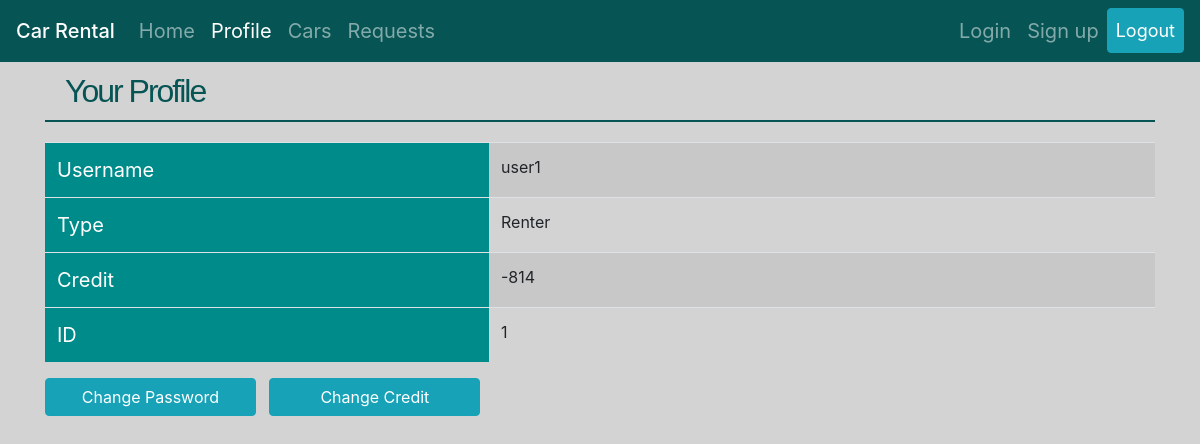
The app's page /rental/profile/ (signed in), older data.
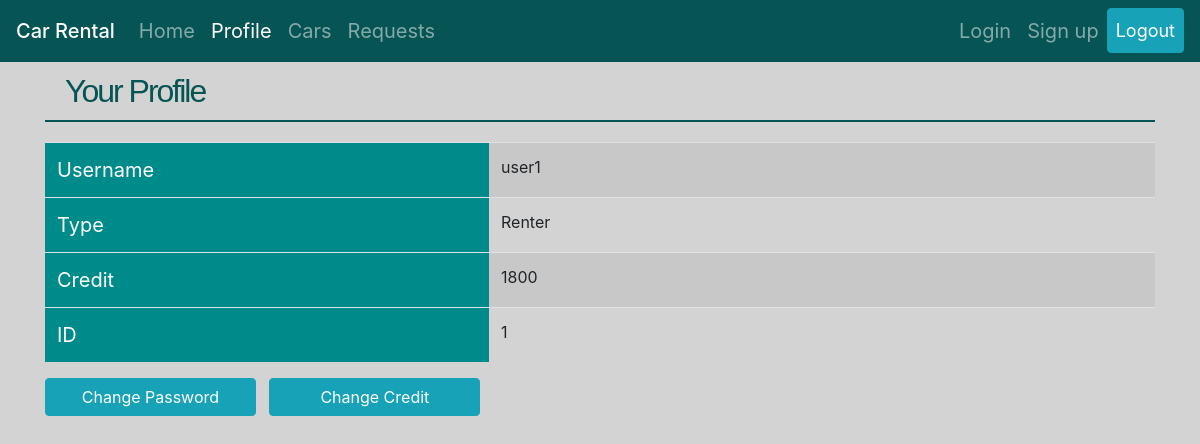
The same page, newer data.
### car_rental/models.py (models this page shows, shortened)
class User(AbstractUser):
    isCarExhibition = models.BooleanField(default=False)
    credit = models.IntegerField(default=0)

### car_rental/views.py (the view)
# urls.py: path('profile/', views.profile_view, name='profile'),
@login_required()
def profile_view(request):
    return render(request, 'car_rental/profile.html')

### car_rental/templates/car_rental/profile.html (shortened to what this page needs)
{% extends 'car_rental/base.html' %}
{% load static %}
{% block style %}
    <link rel="stylesheet" type="text/css" href="{% static 'car_rental/stylesheets/car_detail.css' %}">
{% endblock %}
{% block content %}
<div class="container">
    <h1>Your Profile</h1>
 <table class="table table-striped table-hover info-table">
     <tr>
         <td>Username</td>
         <td>{{ user.username }}</td>
     </tr>
     <tr>
         <td>Type</td>
         <td>
             {% if user.isCarExhibition %} Exhibition {% else %} Renter {% endif %}
         </td>
     </tr>
     <tr>
         <td>Credit</td>
         <td>{{ user.credit }}</td>
     </tr>
     <tr>
         <td>ID</td>
         <td>{{ user.id }}</td>
     </tr>
 </table>
<a class="btn btn-info" href="{% url 'car_rental:change_password' %}" role="button" style="width:19%">Change Password</a> &nbsp;
<a class="btn btn-info" href="{% url 'car_rental:change_credit' %}" role="button" style="width:19%">Change Credit</a>
 </div>
{% endblock %}

Row changes from the older to the newer data that the page shows:
changed User "user1": credit "-814" → "1800"
